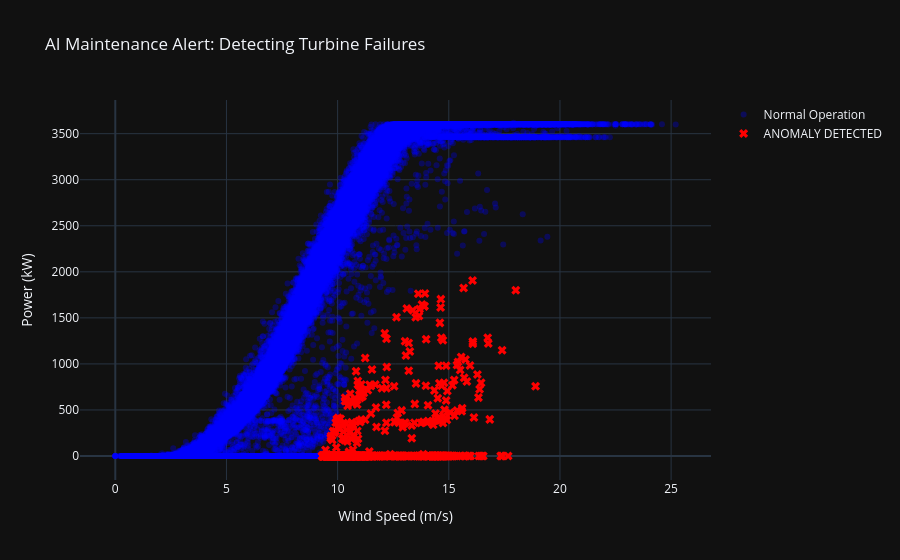

This figure's notebook cell:
### Code cell
import plotly.graph_objects as go

fig = go.Figure()

# Plot Normal Data
fig.add_trace(go.Scatter(
    x=df[df['Anomaly']==False]['WindSpeed'], 
    y=df[df['Anomaly']==False]['Power'],
    mode='markers', name='Normal Operation',
    marker=dict(color='blue', opacity=0.3)
))

# Plot Anomalies
fig.add_trace(go.Scatter(
    x=df[df['Anomaly']==True]['WindSpeed'], 
    y=df[df['Anomaly']==True]['Power'],
    mode='markers', name='ANOMALY DETECTED',
    marker=dict(color='red', size=8, symbol='x')
))

fig.update_layout(title='AI Maintenance Alert: Detecting Turbine Failures',
                  xaxis_title='Wind Speed (m/s)', yaxis_title='Power (kW)',
                  template='plotly_dark')
fig.show()

### Figure 1 — Plotly figure (JSON) as saved in the notebook; plotly's stock layout.template omitted (floating-point values rounded to 4 significant figures; data arrays with more than 128 entries replaced by an {"elided": "..."} marker saying what was removed)
{"data": [{"marker": {"color": "blue", "opacity": 0.3}, "mode": "markers", "name": "Normal Operation", "type": "scatter", "x": {"elided": "49846 float values"}, "y": {"elided": "49846 float values"}}, {"marker": {"color": "red", "size": 8, "symbol": "x"}, "mode": "markers", "name": "ANOMALY DETECTED", "type": "scatter", "x": {"elided": "684 float values"}, "y": {"elided": "684 float values"}}], "layout": {"title": {"text": "AI Maintenance Alert: Detecting Turbine Failures"}, "xaxis": {"title": {"text": "Wind Speed (m/s)"}}, "yaxis": {"title": {"text": "Power (kW)"}}}}
